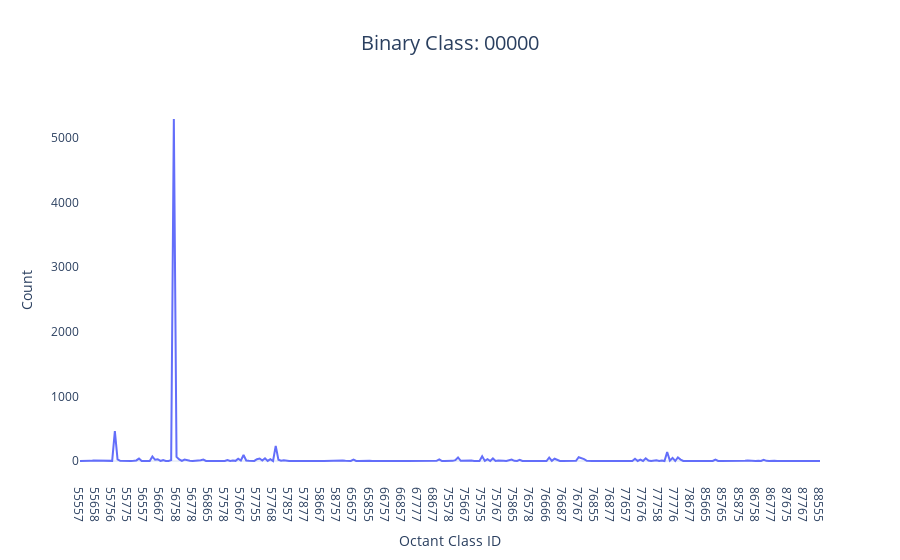
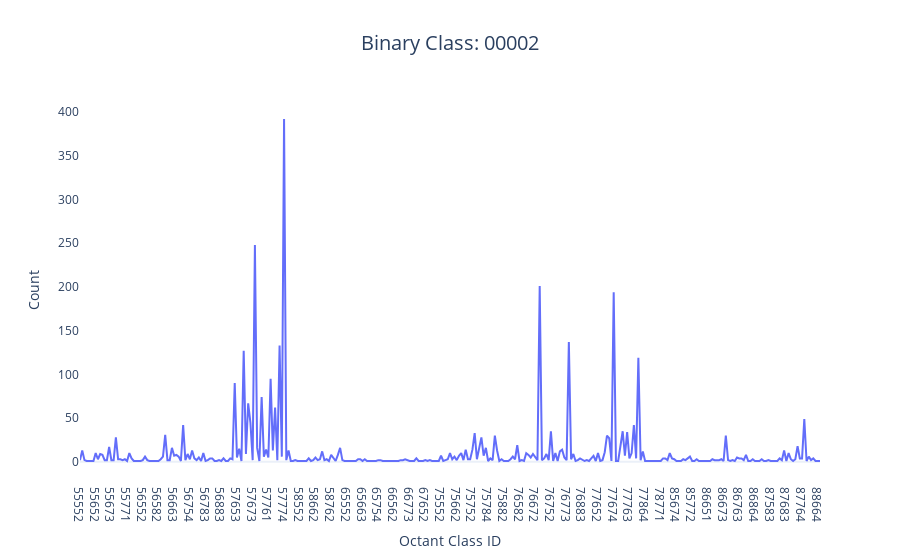
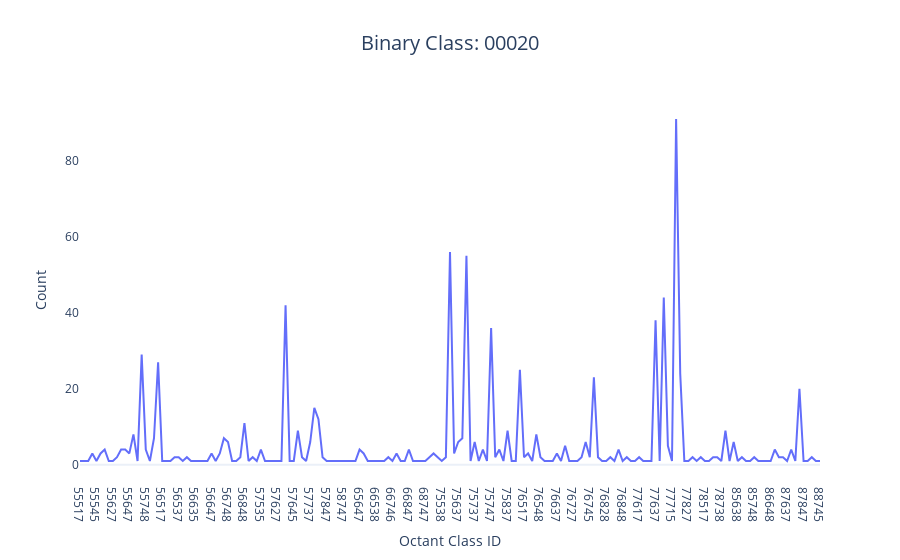
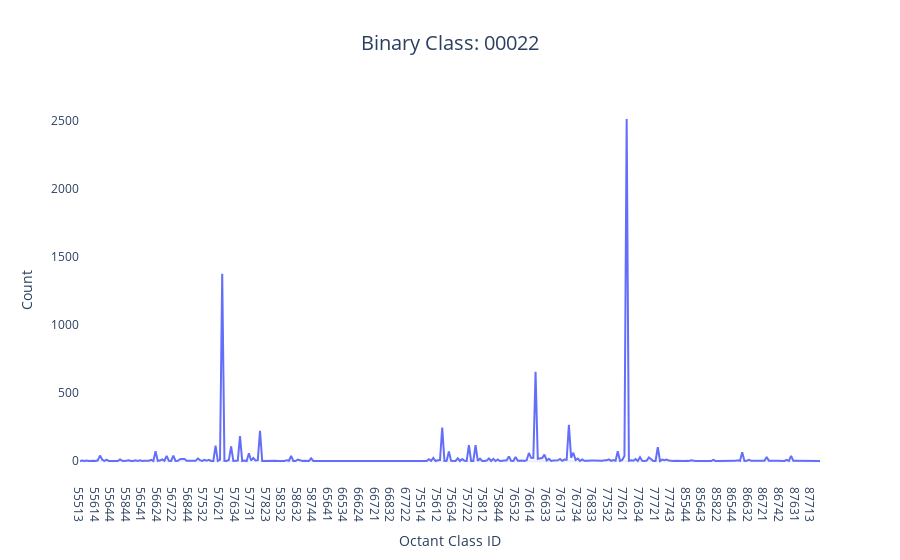

The notebook cell saved with these charts, in order:
### Code cell
PDB_SS.plot_binary_to_eightclass_incidence(theme="light")

### Figure 1 — Plotly figure (JSON) as saved in the notebook; plotly's stock layout.template omitted (floating-point values rounded to 4 significant figures; data arrays with more than 128 entries replaced by an {"elided": "..."} marker saying what was removed)
{"data": [{"hovertemplate": "Octant Class ID=%{x}<br>Count=%{y}<extra></extra>", "legendgroup": "", "line": {"color": "#636efa", "dash": "solid"}, "marker": {"symbol": "circle"}, "mode": "lines", "name": "", "orientation": "v", "showlegend": false, "type": "scatter", "x": {"elided": "277 str values"}, "xaxis": "x", "y": {"elided": "277 int values"}, "yaxis": "y"}], "layout": {"autosize": true, "legend": {"tracegroupgap": 0}, "showlegend": true, "title": {"font": {"size": 20}, "text": "Binary Class: 00000", "x": 0.5}, "xaxis": {"anchor": "y", "domain": [0, 1], "showgrid": false, "title": {"text": "Octant Class ID"}}, "yaxis": {"anchor": "x", "domain": [0, 1], "showgrid": false, "title": {"text": "Count"}}}}

### Figure 2 — Plotly figure (JSON) as saved in the notebook; plotly's stock layout.template omitted (floating-point values rounded to 4 significant figures; data arrays with more than 128 entries replaced by an {"elided": "..."} marker saying what was removed)
{"data": [{"hovertemplate": "Octant Class ID=%{x}<br>Count=%{y}<extra></extra>", "legendgroup": "", "line": {"color": "#636efa", "dash": "solid"}, "marker": {"symbol": "circle"}, "mode": "lines", "name": "", "orientation": "v", "showlegend": false, "type": "scatter", "x": {"elided": "331 str values"}, "xaxis": "x", "y": {"elided": "331 int values"}, "yaxis": "y"}], "layout": {"autosize": true, "legend": {"tracegroupgap": 0}, "showlegend": true, "title": {"font": {"size": 20}, "text": "Binary Class: 00002", "x": 0.5}, "xaxis": {"anchor": "y", "domain": [0, 1], "showgrid": false, "title": {"text": "Octant Class ID"}}, "yaxis": {"anchor": "x", "domain": [0, 1], "showgrid": false, "title": {"text": "Count"}}}}

### Figure 3 — Plotly figure (JSON) as saved in the notebook; plotly's stock layout.template omitted (floating-point values rounded to 4 significant figures; data arrays with more than 128 entries replaced by an {"elided": "..."} marker saying what was removed)
{"data": [{"hovertemplate": "Octant Class ID=%{x}<br>Count=%{y}<extra></extra>", "legendgroup": "", "line": {"color": "#636efa", "dash": "solid"}, "marker": {"symbol": "circle"}, "mode": "lines", "name": "", "orientation": "v", "showlegend": false, "type": "scatter", "x": {"elided": "181 str values"}, "xaxis": "x", "y": {"elided": "181 int values"}, "yaxis": "y"}], "layout": {"autosize": true, "legend": {"tracegroupgap": 0}, "showlegend": true, "title": {"font": {"size": 20}, "text": "Binary Class: 00020", "x": 0.5}, "xaxis": {"anchor": "y", "domain": [0, 1], "showgrid": false, "title": {"text": "Octant Class ID"}}, "yaxis": {"anchor": "x", "domain": [0, 1], "showgrid": false, "title": {"text": "Count"}}}}

### Figure 4 — Plotly figure (JSON) as saved in the notebook; plotly's stock layout.template omitted (floating-point values rounded to 4 significant figures; data arrays with more than 128 entries replaced by an {"elided": "..."} marker saying what was removed)
{"data": [{"hovertemplate": "Octant Class ID=%{x}<br>Count=%{y}<extra></extra>", "legendgroup": "", "line": {"color": "#636efa", "dash": "solid"}, "marker": {"symbol": "circle"}, "mode": "lines", "name": "", "orientation": "v", "showlegend": false, "type": "scatter", "x": {"elided": "334 str values"}, "xaxis": "x", "y": {"elided": "334 int values"}, "yaxis": "y"}], "layout": {"autosize": true, "legend": {"tracegroupgap": 0}, "showlegend": true, "title": {"font": {"size": 20}, "text": "Binary Class: 00022", "x": 0.5}, "xaxis": {"anchor": "y", "domain": [0, 1], "showgrid": false, "title": {"text": "Octant Class ID"}}, "yaxis": {"anchor": "x", "domain": [0, 1], "showgrid": false, "title": {"text": "Count"}}}}
